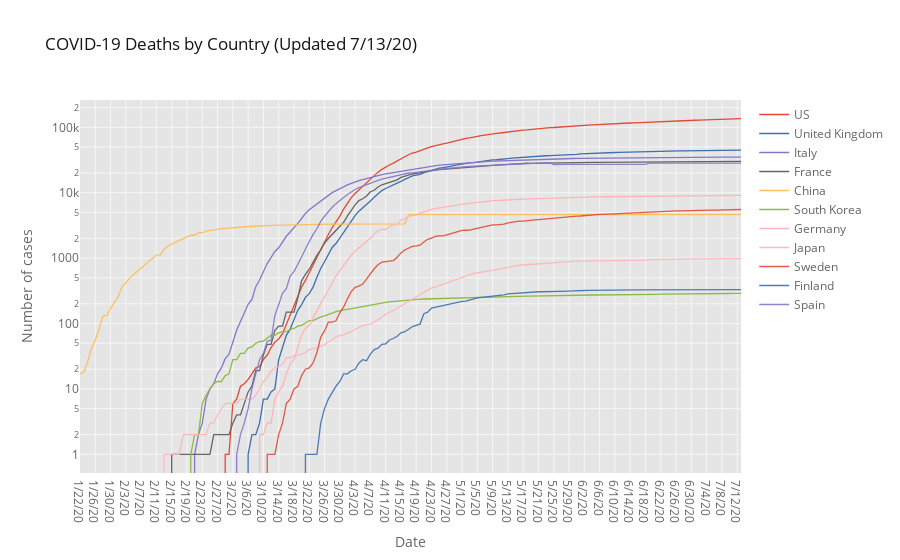

The notebook cell saved with this chart:
### Markdown cell above
### Deaths

### Code cell
# plot the confirmed rates
fig = go.Figure()
by_country.xs('Deaths', axis=1, level=1).iplot(
    kind='lines', yaxis_type='log', theme='ggplot',
    title='COVID-19 Deaths by Country (Updated {})'.format(by_country.index.tolist()[-1]),
    yaxis_title='Number of cases', xaxis_title='Date')

### Figure 1 — Plotly figure (JSON) as saved in the notebook; plotly's stock layout.template omitted (floating-point values rounded to 4 significant figures; data arrays with more than 128 entries replaced by an {"elided": "..."} marker saying what was removed)
{"data": [{"line": {"color": "rgba(226, 74, 51, 1.0)", "dash": "solid", "shape": "linear", "width": 1.3}, "mode": "lines", "name": "US", "text": "", "type": "scatter", "x": {"elided": "174 str values"}, "y": {"elided": "174 int values"}}, {"line": {"color": "rgba(62, 111, 176, 1.0)", "dash": "solid", "shape": "linear", "width": 1.3}, "mode": "lines", "name": "United Kingdom", "text": "", "type": "scatter", "x": {"elided": "174 str values"}, "y": {"elided": "174 int values"}}, {"line": {"color": "rgba(132, 118, 202, 1.0)", "dash": "solid", "shape": "linear", "width": 1.3}, "mode": "lines", "name": "Italy", "text": "", "type": "scatter", "x": {"elided": "174 str values"}, "y": {"elided": "174 int values"}}, {"line": {"color": "rgba(101, 101, 101, 1.0)", "dash": "solid", "shape": "linear", "width": 1.3}, "mode": "lines", "name": "France", "text": "", "type": "scatter", "x": {"elided": "174 str values"}, "y": {"elided": "174 int values"}}, {"line": {"color": "rgba(251, 193, 94, 1.0)", "dash": "solid", "shape": "linear", "width": 1.3}, "mode": "lines", "name": "China", "text": "", "type": "scatter", "x": {"elided": "174 str values"}, "y": {"elided": "174 int values"}}, {"line": {"color": "rgba(142, 186, 66, 1.0)", "dash": "solid", "shape": "linear", "width": 1.3}, "mode": "lines", "name": "South Korea", "text": "", "type": "scatter", "x": {"elided": "174 str values"}, "y": {"elided": "174 int values"}}, {"line": {"color": "rgba(255, 181, 184, 1.0)", "dash": "solid", "shape": "linear", "width": 1.3}, "mode": "lines", "name": "Germany", "text": "", "type": "scatter", "x": {"elided": "174 str values"}, "y": {"elided": "174 int values"}}, {"line": {"color": "rgba(255, 181, 184, 0.8999999999999999)", "dash": "solid", "shape": "linear", "width": 1.3}, "mode": "lines", "name": "Japan", "text": "", "type": "scatter", "x": {"elided": "174 str values"}, "y": {"elided": "174 int values"}}, {"line": {"color": "rgba(226, 74, 51, 0.8999999999999999)", "dash": "solid", "shape": "linear", "width": 1.3}, "mode": "lines", "name": "Sweden", "text": "", "type": "scatter", "x": {"elided": "174 str values"}, "y": {"elided": "174 int values"}}, {"line": {"color": "rgba(62, 111, 176, 0.8999999999999999)", "dash": "solid", "shape": "linear", "width": 1.3}, "mode": "lines", "name": "Finland", "text": "", "type": "scatter", "x": {"elided": "174 str values"}, "y": {"elided": "174 int values"}}, {"line": {"color": "rgba(132, 118, 202, 0.8999999999999999)", "dash": "solid", "shape": "linear", "width": 1.3}, "mode": "lines", "name": "Spain", "text": "", "type": "scatter", "x": {"elided": "174 str values"}, "y": {"elided": "174 int values"}}], "layout": {"legend": {"bgcolor": "#FFFFFF", "font": {"color": "#666666"}}, "paper_bgcolor": "#FFFFFF", "plot_bgcolor": "#E5E5E5", "title": {"font": {"color": "#151516"}, "text": "COVID-19 Deaths by Country (Updated 7/13/20)"}, "xaxis": {"gridcolor": "#F6F6F6", "showgrid": true, "tickfont": {"color": "#666666"}, "title": {"font": {"color": "#666666"}, "text": "Date"}, "zerolinecolor": "#F6F6F6"}, "yaxis": {"gridcolor": "#F6F6F6", "showgrid": true, "tickfont": {"color": "#666666"}, "title": {"font": {"color": "#666666"}, "text": "Number of cases"}, "type": "log", "zerolinecolor": "#F6F6F6"}}}
